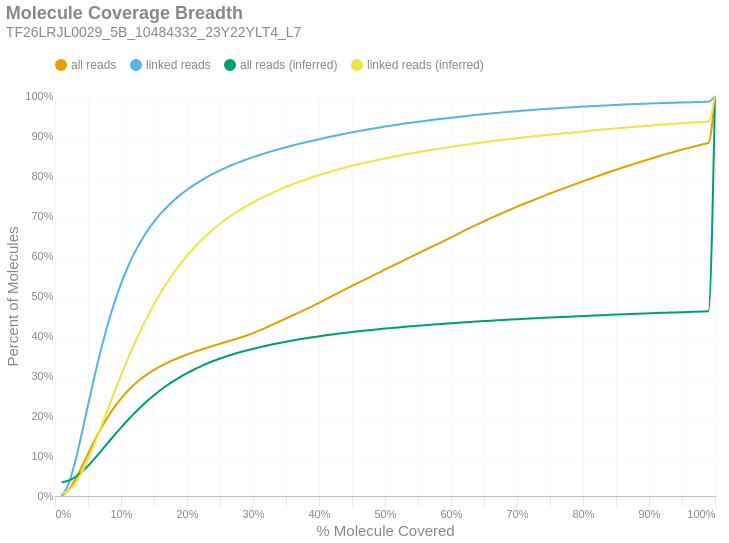

Write notebook code for a chart like this one.
### Markdown cell above
### Molecule Read Coverage
This chart shows molecule coverage breadth as computed by the number of bases aligned to that molecule. In other words, "*how much of each unique long molecule is actually sequenced/aligned?*" Keep in mind there is a distinction between sequences and alignments, since some sequences belonging to a particular molecule may not align well and wouldn't appear in the alignment data. This chart also shows molecule coverage breadth as computed by the *inferred fragment* from which the aligned sequences originate. Unlike read coverage, this calculation takes into account the total insert size, including unsequenced gaps between the forward and reverse reads. Like the previous figures, these are cumulative percents.

### Code cell
if SKIPLR:
    print_html(f"Skipped")
else:
    binned_df = consolidated_hist(valids['coverage_bp'], mask, 0.01, True)
    binned_df_inf = consolidated_hist(valids['coverage_inserts'], mask, 0.01, True)
    binned_df = binned_df.with_columns(pl.lit(binned_df_inf['all reads (cumsum)']).alias('all reads (inferred)'))
    binned_df = binned_df.with_columns(pl.lit(binned_df_inf['linked reads (cumsum)']).alias('linked reads (inferred)'))
    binned_df = binned_df.with_columns(
        (pl.col('bin').cast(pl.Float64) + 0.01).alias('right_edge')
    )

    with SafeRender(binned_df):
        (
            density_plot(binned_df, 'Molecule Coverage Breadth', samplename, 'molcov', ['all reads (inferred)','linked reads (inferred)'])
            .encode(
                #x=alt.X('bin:Q', title="% Molecule Covered").axis(format = '%').scale(padding=0),
                x=alt.X('right_edge:Q', title="% Molecule Covered").axis(format='%').scale(padding=0),
                y=alt.Y('value:Q', title='Percent of Molecules')
                    .axis(format='%')
                    .stack(False)
                    .scale(domainMin=0, padding=0),
                color=alt.Color("key:N").scale(domain = ["all reads", "linked reads", "all reads (inferred)", "linked reads (inferred)"]),
                tooltip = [
                    alt.Tooltip("key:N", title = "Data Type"),
                    alt.Tooltip("range_label:N", title="% Molecule Covered"),
                    alt.Tooltip("value:Q", format = ".2%", title="% Molecules")
                ]
            )
        ).display()

### Figure 1 — Vega-Lite specification as saved in the notebook (floating-point values rounded to 4 significant figures)
{"width": "container", "height": 400, "config": {"title": {"anchor": "start", "dy": -15, "fontSize": 18, "color": "#888888", "subtitleColor": "#888888", "subtitleFontSize": 14}, "arc": {"fill": "#0072B2"}, "axis": {"domainColor": "#888888", "domainWidth": 0.5, "gridWidth": 0.2, "grid": false, "titleFontWeight": 400, "titleFontSize": 15, "labelFontSize": 11, "labelColor": "#888888", "tickColor": "#888888", "tickWidth": 0.2, "titleColor": "#888888"}, "axisBand": {"grid": false}, "axisX": {"grid": true, "tickSize": 10, "domainCap": "round"}, "axisY": {"domain": false, "grid": true, "tickSize": 0, "domainCap": "round"}, "background": "transparent", "header": {"labelFontSize": 15, "labelColor": "#888888", "titleFontSize": 15, "titleFontWeight": 600, "titleColor": "#888888"}, "legend": {"labelFont": "sans-serif", "labelFontSize": 12, "labelColor": "#888888", "symbolSize": 100, "symbolType": "circle", "titleFontSize": 12, "titlePadding": 10, "titleColor": "#888888", "title": null, "orient": "top"}, "range": {"category": ["#E69F00", "#56B4E9", "#009E73", "#F0E442", "#0072B2", "#D55E00", "#CC79A7", "#000000"], "diverging": ["#cfe8f3", "#a2d4ec", "#73bfe2", "#46abdb", "#1696d2", "#12719e"]}, "area": {"fill": "#0072B2", "fillOpacity": 0.7, "line": true, "strokeOpacity": 0.7}, "line": {"color": "#0072B2", "stroke": "#0072B2", "strokeWidth": 2}, "trail": {"color": "#0072B2", "stroke": "#0072B2", "strokeWidth": 0, "size": 1}, "point": {"filled": true, "fillOpacity": 1.0, "size": 95}, "text": {"color": "#888888", "fontSize": 11, "align": "right", "fontWeight": 400, "size": 11}, "bar": {"fill": "#0072B2", "stroke": null}, "view": {"stroke": null, "continuousWidth": 660, "continuousHeight": 400}}, "data": {"name": "data-f8c173b26058875e03c1024921f4f6ff"}, "mark": {"type": "line", "interpolate": "monotone", "point": {"opacity": 0, "size": 275}}, "encoding": {"color": {"field": "key", "scale": {"domain": ["all reads", "linked reads", "all reads (inferred)", "linked reads (inferred)"]}, "type": "nominal"}, "tooltip": [{"field": "key", "title": "Data Type", "type": "nominal"}, {"field": "range_label", "title": "% Molecule Covered", "type": "nominal"}, {"field": "value", "format": ".2%", "title": "% Molecules", "type": "quantitative"}], "x": {"axis": {"format": "%"}, "field": "right_edge", "scale": {"padding": 0}, "title": "% Molecule Covered", "type": "quantitative"}, "y": {"axis": {"format": "%"}, "field": "value", "scale": {"domainMin": 0, "padding": 0}, "stack": false, "title": "Percent of Molecules", "type": "quantitative"}}, "params": [{"name": "param_c36ac31b6afebe62", "select": {"type": "point", "fields": ["key"]}, "bind": "legend"}], "title": {"text": "Molecule Coverage Breadth", "subtitle": "TF26LRJL0029_5B_10484332_23Y22YLT4_L7"}, "transform": [{"fold": ["all reads (cumsum)", "linked reads (cumsum)", "all reads (inferred)", "linked reads (inferred)"]}, {"calculate": "replace(datum.key, ' (cumsum)', '')", "as": "key"}, {"filter": {"param": "param_c36ac31b6afebe62"}}], "usermeta": {"embedOptions": {"downloadFileName": "TF26LRJL0029_5B_10484332_23Y22YLT4_L7.molcov"}}, "$schema": "https://vega.github.io/schema/vega-lite/v6.4.1.json", "datasets": {"data-f8c173b26058875e03c1024921f4f6ff": [{"bin": "0.0", "interval": "0.0-0.01", "all reads": 0.001003, "linked reads": 0.00157, "all reads (cumsum)": 0.001003, "linked reads (cumsum)": 0.00157, "range_label": "0.0-0.01", "all reads (inferred)": 0.03449, "linked reads (inferred)": 0.005783, "right_edge": 0.01}, {"bin": "0.01", "interval": "0.01-0.02", "all reads": 0.01275, "linked reads": 0.02609, "all reads (cumsum)": 0.01375, "linked reads (cumsum)": 0.02766, "range_label": "0.01-0.02", "all reads (inferred)": 0.03806, "linked reads (inferred)": 0.0124, "right_edge": 0.02}, {"bin": "0.02", "interval": "0.02-0.03", "all reads": 0.0255, "linked reads": 0.05464, "all reads (cumsum)": 0.03925, "linked reads (cumsum)": 0.0823, "range_label": "0.02-0.03", "all reads (inferred)": 0.04668, "linked reads (inferred)": 0.0303, "right_edge": 0.03}, {"bin": "0.03", "interval": "0.03-0.04", "all reads": 0.03215, "linked reads": 0.06998, "all reads (cumsum)": 0.07141, "linked reads (cumsum)": 0.1523, "range_label": "0.03-0.04", "all reads (inferred)": 0.05944, "linked reads (inferred)": 0.05762, "right_edge": 0.04}, {"bin": "0.04", "interval": "0.04-0.05", "all reads": 0.03396, "linked reads": 0.07435, "all reads (cumsum)": 0.1054, "linked reads (cumsum)": 0.2266, "range_label": "0.04-0.05", "all reads (inferred)": 0.07547, "linked reads (inferred)": 0.09225, "right_edge": 0.05}, {"bin": "0.05", "interval": "0.05-0.06", "all reads": 0.03352, "linked reads": 0.07357, "all reads (cumsum)": 0.1389, "linked reads (cumsum)": 0.3002, "range_label": "0.05-0.06", "all reads (inferred)": 0.09361, "linked reads (inferred)": 0.1318, "right_edge": 0.06}, {"bin": "0.06", "interval": "0.06-0.07", "all reads": 0.03085, "linked reads": 0.06776, "all reads (cumsum)": 0.1697, "linked reads (cumsum)": 0.368, "range_label": "0.06-0.07", "all reads (inferred)": 0.1129, "linked reads (inferred)": 0.1741, "right_edge": 0.07}, {"bin": "0.07", "interval": "0.07-0.08", "all reads": 0.02801, "linked reads": 0.06156, "all reads (cumsum)": 0.1977, "linked reads (cumsum)": 0.4295, "range_label": "0.07-0.08", "all reads (inferred)": 0.1326, "linked reads (inferred)": 0.2172, "right_edge": 0.08}, {"bin": "0.08", "interval": "0.08-0.09", "all reads": 0.02454, "linked reads": 0.05389, "all reads (cumsum)": 0.2223, "linked reads (cumsum)": 0.4834, "range_label": "0.08-0.09", "all reads (inferred)": 0.1521, "linked reads (inferred)": 0.2599, "right_edge": 0.09}, {"bin": "0.09", "interval": "0.09-0.1", "all reads": 0.02135, "linked reads": 0.0468, "all reads (cumsum)": 0.2436, "linked reads (cumsum)": 0.5302, "range_label": "0.09-0.1", "all reads (inferred)": 0.171, "linked reads (inferred)": 0.3016, "right_edge": 0.1}, {"bin": "0.1", "interval": "0.1-0.11", "all reads": 0.01876, "linked reads": 0.04103, "all reads (cumsum)": 0.2624, "linked reads (cumsum)": 0.5712, "range_label": "0.1-0.11", "all reads (inferred)": 0.1894, "linked reads (inferred)": 0.3418, "right_edge": 0.11}, {"bin": "0.11", "interval": "0.11-0.12", "all reads": 0.01617, "linked reads": 0.03529, "all reads (cumsum)": 0.2786, "linked reads (cumsum)": 0.6065, "range_label": "0.11-0.12", "all reads (inferred)": 0.2066, "linked reads (inferred)": 0.3797, "right_edge": 0.12}, {"bin": "0.12", "interval": "0.12-0.13", "all reads": 0.0138, "linked reads": 0.03, "all reads (cumsum)": 0.2924, "linked reads (cumsum)": 0.6365, "range_label": "0.12-0.13", "all reads (inferred)": 0.2227, "linked reads (inferred)": 0.4152, "right_edge": 0.13}, {"bin": "0.13", "interval": "0.13-0.14", "all reads": 0.01218, "linked reads": 0.02629, "all reads (cumsum)": 0.3045, "linked reads (cumsum)": 0.6628, "range_label": "0.13-0.14", "all reads (inferred)": 0.2379, "linked reads (inferred)": 0.4484, "right_edge": 0.14}, {"bin": "0.14", "interval": "0.14-0.15", "all reads": 0.01069, "linked reads": 0.02287, "all reads (cumsum)": 0.3152, "linked reads (cumsum)": 0.6857, "range_label": "0.14-0.15", "all reads (inferred)": 0.2519, "linked reads (inferred)": 0.4794, "right_edge": 0.15}, {"bin": "0.15", "interval": "0.15-0.16", "all reads": 0.009512, "linked reads": 0.0202, "all reads (cumsum)": 0.3247, "linked reads (cumsum)": 0.7059, "range_label": "0.15-0.16", "all reads (inferred)": 0.265, "linked reads (inferred)": 0.5081, "right_edge": 0.16}, {"bin": "0.16", "interval": "0.16-0.17", "all reads": 0.008313, "linked reads": 0.01742, "all reads (cumsum)": 0.3331, "linked reads (cumsum)": 0.7233, "range_label": "0.16-0.17", "all reads (inferred)": 0.2769, "linked reads (inferred)": 0.5343, "right_edge": 0.17}, {"bin": "0.17", "interval": "0.17-0.18", "all reads": 0.007527, "linked reads": 0.01556, "all reads (cumsum)": 0.3406, "linked reads (cumsum)": 0.7389, "range_label": "0.17-0.18", "all reads (inferred)": 0.2878, "linked reads (inferred)": 0.5582, "right_edge": 0.18}, {"bin": "0.18", "interval": "0.18-0.19", "all reads": 0.006909, "linked reads": 0.01394, "all reads (cumsum)": 0.3475, "linked reads (cumsum)": 0.7528, "range_label": "0.18-0.19", "all reads (inferred)": 0.298, "linked reads (inferred)": 0.5805, "right_edge": 0.19}, {"bin": "0.19", "interval": "0.19-0.2", "all reads": 0.006405, "linked reads": 0.01275, "all reads (cumsum)": 0.3539, "linked reads (cumsum)": 0.7655, "range_label": "0.19-0.2", "all reads (inferred)": 0.3072, "linked reads (inferred)": 0.6009, "right_edge": 0.2}, {"bin": "0.2", "interval": "0.2-0.21", "all reads": 0.005847, "linked reads": 0.01144, "all reads (cumsum)": 0.3597, "linked reads (cumsum)": 0.777, "range_label": "0.2-0.21", "all reads (inferred)": 0.3156, "linked reads (inferred)": 0.6193, "right_edge": 0.21}, {"bin": "0.21", "interval": "0.21-0.22", "all reads": 0.005497, "linked reads": 0.01042, "all reads (cumsum)": 0.3652, "linked reads (cumsum)": 0.7874, "range_label": "0.21-0.22", "all reads (inferred)": 0.3236, "linked reads (inferred)": 0.6368, "right_edge": 0.22}, {"bin": "0.22", "interval": "0.22-0.23", "all reads": 0.005369, "linked reads": 0.009779, "all reads (cumsum)": 0.3706, "linked reads (cumsum)": 0.7972, "range_label": "0.22-0.23", "all reads (inferred)": 0.3308, "linked reads (inferred)": 0.6524, "right_edge": 0.23}, {"bin": "0.23", "interval": "0.23-0.24", "all reads": 0.005086, "linked reads": 0.008743, "all reads (cumsum)": 0.3757, "linked reads (cumsum)": 0.8059, "range_label": "0.23-0.24", "all reads (inferred)": 0.3374, "linked reads (inferred)": 0.667, "right_edge": 0.24}, {"bin": "0.24", "interval": "0.24-0.25", "all reads": 0.005069, "linked reads": 0.008233, "all reads (cumsum)": 0.3808, "linked reads (cumsum)": 0.8142, "range_label": "0.24-0.25", "all reads (inferred)": 0.3436, "linked reads (inferred)": 0.6807, "right_edge": 0.25}, {"bin": "0.25", "interval": "0.25-0.26", "all reads": 0.004801, "linked reads": 0.007562, "all reads (cumsum)": 0.3856, "linked reads (cumsum)": 0.8217, "range_label": "0.25-0.26", "all reads (inferred)": 0.3493, "linked reads (inferred)": 0.693, "right_edge": 0.26}, {"bin": "0.26", "interval": "0.26-0.27", "all reads": 0.004898, "linked reads": 0.007024, "all reads (cumsum)": 0.3905, "linked reads (cumsum)": 0.8287, "range_label": "0.26-0.27", "all reads (inferred)": 0.3544, "linked reads (inferred)": 0.7044, "right_edge": 0.27}, {"bin": "0.27", "interval": "0.27-0.28", "all reads": 0.00515, "linked reads": 0.006368, "all reads (cumsum)": 0.3956, "linked reads (cumsum)": 0.8351, "range_label": "0.27-0.28", "all reads (inferred)": 0.3592, "linked reads (inferred)": 0.7149, "right_edge": 0.28}, {"bin": "0.28", "interval": "0.28-0.29", "all reads": 0.005613, "linked reads": 0.006075, "all reads (cumsum)": 0.4012, "linked reads (cumsum)": 0.8412, "range_label": "0.28-0.29", "all reads (inferred)": 0.3638, "linked reads (inferred)": 0.7247, "right_edge": 0.29}, {"bin": "0.29", "interval": "0.29-0.3", "all reads": 0.006066, "linked reads": 0.005931, "all reads (cumsum)": 0.4073, "linked reads (cumsum)": 0.8471, "range_label": "0.29-0.3", "all reads (inferred)": 0.3679, "linked reads (inferred)": 0.7339, "right_edge": 0.3}, {"bin": "0.3", "interval": "0.3-0.31", "all reads": 0.006657, "linked reads": 0.005494, "all reads (cumsum)": 0.4139, "linked reads (cumsum)": 0.8526, "range_label": "0.3-0.31", "all reads (inferred)": 0.372, "linked reads (inferred)": 0.7428, "right_edge": 0.31}, {"bin": "0.31", "interval": "0.31-0.32", "all reads": 0.007316, "linked reads": 0.005215, "all reads (cumsum)": 0.4213, "linked reads (cumsum)": 0.8578, "range_label": "0.31-0.32", "all reads (inferred)": 0.3757, "linked reads (inferred)": 0.7508, "right_edge": 0.32}, {"bin": "0.32", "interval": "0.32-0.33", "all reads": 0.007583, "linked reads": 0.005078, "all reads (cumsum)": 0.4288, "linked reads (cumsum)": 0.8629, "range_label": "0.32-0.33", "all reads (inferred)": 0.3792, "linked reads (inferred)": 0.7586, "right_edge": 0.33}, {"bin": "0.33", "interval": "0.33-0.34", "all reads": 0.007387, "linked reads": 0.004592, "all reads (cumsum)": 0.4362, "linked reads (cumsum)": 0.8675, "range_label": "0.33-0.34", "all reads (inferred)": 0.3826, "linked reads (inferred)": 0.7658, "right_edge": 0.34}, {"bin": "0.34", "interval": "0.34-0.35", "all reads": 0.007452, "linked reads": 0.004488, "all reads (cumsum)": 0.4437, "linked reads (cumsum)": 0.872, "range_label": "0.34-0.35", "all reads (inferred)": 0.3857, "linked reads (inferred)": 0.7727, "right_edge": 0.35}, {"bin": "0.35", "interval": "0.35-0.36", "all reads": 0.007663, "linked reads": 0.004355, "all reads (cumsum)": 0.4513, "linked reads (cumsum)": 0.8763, "range_label": "0.35-0.36", "all reads (inferred)": 0.3887, "linked reads (inferred)": 0.7792, "right_edge": 0.36}, {"bin": "0.36", "interval": "0.36-0.37", "all reads": 0.007612, "linked reads": 0.004125, "all reads (cumsum)": 0.459, "linked reads (cumsum)": 0.8805, "range_label": "0.36-0.37", "all reads (inferred)": 0.3916, "linked reads (inferred)": 0.7855, "right_edge": 0.37}, {"bin": "0.37", "interval": "0.37-0.38", "all reads": 0.007771, "linked reads": 0.003949, "all reads (cumsum)": 0.4667, "linked reads (cumsum)": 0.8844, "range_label": "0.37-0.38", "all reads (inferred)": 0.3943, "linked reads (inferred)": 0.7913, "right_edge": 0.38}, {"bin": "0.38", "interval": "0.38-0.39", "all reads": 0.007799, "linked reads": 0.003767, "all reads (cumsum)": 0.4745, "linked reads (cumsum)": 0.8882, "range_label": "0.38-0.39", "all reads (inferred)": 0.3969, "linked reads (inferred)": 0.797, "right_edge": 0.39}, {"bin": "0.39", "interval": "0.39-0.4", "all reads": 0.008251, "linked reads": 0.003879, "all reads (cumsum)": 0.4828, "linked reads (cumsum)": 0.8921, "range_label": "0.39-0.4", "all reads (inferred)": 0.3993, "linked reads (inferred)": 0.8022, "right_edge": 0.4}, {"bin": "0.4", "interval": "0.4-0.41", "all reads": 0.008525, "linked reads": 0.003708, "all reads (cumsum)": 0.4913, "linked reads (cumsum)": 0.8958, "range_label": "0.4-0.41", "all reads (inferred)": 0.4016, "linked reads (inferred)": 0.8073, "right_edge": 0.41}, {"bin": "0.41", "interval": "0.41-0.42", "all reads": 0.008839, "linked reads": 0.003527, "all reads (cumsum)": 0.5001, "linked reads (cumsum)": 0.8993, "range_label": "0.41-0.42", "all reads (inferred)": 0.4038, "linked reads (inferred)": 0.8121, "right_edge": 0.42}, {"bin": "0.42", "interval": "0.42-0.43", "all reads": 0.008551, "linked reads": 0.003369, "all reads (cumsum)": 0.5087, "linked reads (cumsum)": 0.9027, "range_label": "0.42-0.43", "all reads (inferred)": 0.406, "linked reads (inferred)": 0.8168, "right_edge": 0.43}, {"bin": "0.43", "interval": "0.43-0.44", "all reads": 0.008314, "linked reads": 0.00325, "all reads (cumsum)": 0.517, "linked reads (cumsum)": 0.9059, "range_label": "0.43-0.44", "all reads (inferred)": 0.408, "linked reads (inferred)": 0.8211, "right_edge": 0.44}, {"bin": "0.44", "interval": "0.44-0.45", "all reads": 0.008395, "linked reads": 0.00321, "all reads (cumsum)": 0.5254, "linked reads (cumsum)": 0.9091, "range_label": "0.44-0.45", "all reads (inferred)": 0.41, "linked reads (inferred)": 0.8255, "right_edge": 0.45}, {"bin": "0.45", "interval": "0.45-0.46", "all reads": 0.008116, "linked reads": 0.003068, "all reads (cumsum)": 0.5335, "linked reads (cumsum)": 0.9122, "range_label": "0.45-0.46", "all reads (inferred)": 0.4118, "linked reads (inferred)": 0.8295, "right_edge": 0.46}, {"bin": "0.46", "interval": "0.46-0.47", "all reads": 0.008062, "linked reads": 0.002907, "all reads (cumsum)": 0.5416, "linked reads (cumsum)": 0.9151, "range_label": "0.46-0.47", "all reads (inferred)": 0.4135, "linked reads (inferred)": 0.8332, "right_edge": 0.47}, {"bin": "0.47", "interval": "0.47-0.48", "all reads": 0.008103, "linked reads": 0.002898, "all reads (cumsum)": 0.5497, "linked reads (cumsum)": 0.918, "range_label": "0.47-0.48", "all reads (inferred)": 0.4152, "linked reads (inferred)": 0.8369, "right_edge": 0.48}, {"bin": "0.48", "interval": "0.48-0.49", "all reads": 0.007901, "linked reads": 0.002761, "all reads (cumsum)": 0.5576, "linked reads (cumsum)": 0.9208, "range_label": "0.48-0.49", "all reads (inferred)": 0.4169, "linked reads (inferred)": 0.8405, "right_edge": 0.49}, {"bin": "0.49", "interval": "0.49-0.5", "all reads": 0.008889, "linked reads": 0.00273, "all reads (cumsum)": 0.5665, "linked reads (cumsum)": 0.9235, "range_label": "0.49-0.5", "all reads (inferred)": 0.4186, "linked reads (inferred)": 0.8441, "right_edge": 0.5}, {"bin": "0.5", "interval": "0.5-0.51", "all reads": 0.007642, "linked reads": 0.002582, "all reads (cumsum)": 0.5741, "linked reads (cumsum)": 0.9261, "range_label": "0.5-0.51", "all reads (inferred)": 0.4201, "linked reads (inferred)": 0.8473, "right_edge": 0.51}, {"bin": "0.51", "interval": "0.51-0.52", "all reads": 0.008305, "linked reads": 0.002648, "all reads (cumsum)": 0.5824, "linked reads (cumsum)": 0.9287, "range_label": "0.51-0.52", "all reads (inferred)": 0.4215, "linked reads (inferred)": 0.8505, "right_edge": 0.52}, {"bin": "0.52", "interval": "0.52-0.53", "all reads": 0.008005, "linked reads": 0.002384, "all reads (cumsum)": 0.5904, "linked reads (cumsum)": 0.9311, "range_label": "0.52-0.53", "all reads (inferred)": 0.423, "linked reads (inferred)": 0.8536, "right_edge": 0.53}, {"bin": "0.53", "interval": "0.53-0.54", "all reads": 0.008072, "linked reads": 0.002223, "all reads (cumsum)": 0.5985, "linked reads (cumsum)": 0.9333, "range_label": "0.53-0.54", "all reads (inferred)": 0.4244, "linked reads (inferred)": 0.8567, "right_edge": 0.54}, {"bin": "0.54", "interval": "0.54-0.55", "all reads": 0.007935, "linked reads": 0.002232, "all reads (cumsum)": 0.6064, "linked reads (cumsum)": 0.9356, "range_label": "0.54-0.55", "all reads (inferred)": 0.4257, "linked reads (inferred)": 0.8596, "right_edge": 0.55}, {"bin": "0.55", "interval": "0.55-0.56", "all reads": 0.008156, "linked reads": 0.002236, "all reads (cumsum)": 0.6146, "linked reads (cumsum)": 0.9378, "range_label": "0.55-0.56", "all reads (inferred)": 0.427, "linked reads (inferred)": 0.8624, "right_edge": 0.56}, {"bin": "0.56", "interval": "0.56-0.57", "all reads": 0.007889, "linked reads": 0.002171, "all reads (cumsum)": 0.6225, "linked reads (cumsum)": 0.94, "range_label": "0.56-0.57", "all reads (inferred)": 0.4283, "linked reads (inferred)": 0.8651, "right_edge": 0.57}, {"bin": "0.57", "interval": "0.57-0.58", "all reads": 0.007732, "linked reads": 0.001987, "all reads (cumsum)": 0.6302, "linked reads (cumsum)": 0.9419, "range_label": "0.57-0.58", "all reads (inferred)": 0.4295, "linked reads (inferred)": 0.8677, "right_edge": 0.58}, {"bin": "0.58", "interval": "0.58-0.59", "all reads": 0.008094, "linked reads": 0.001925, "all reads (cumsum)": 0.6383, "linked reads (cumsum)": 0.9439, "range_label": "0.58-0.59", "all reads (inferred)": 0.4307, "linked reads (inferred)": 0.8703, "right_edge": 0.59}, {"bin": "0.59", "interval": "0.59-0.6", "all reads": 0.008236, "linked reads": 0.001859, "all reads (cumsum)": 0.6465, "linked reads (cumsum)": 0.9457, "range_label": "0.59-0.6", "all reads (inferred)": 0.4319, "linked reads (inferred)": 0.8729, "right_edge": 0.6}, {"bin": "0.6", "interval": "0.6-0.61", "all reads": 0.008154, "linked reads": 0.001861, "all reads (cumsum)": 0.6547, "linked reads (cumsum)": 0.9476, "range_label": "0.6-0.61", "all reads (inferred)": 0.4331, "linked reads (inferred)": 0.8754, "right_edge": 0.61}, {"bin": "0.61", "interval": "0.61-0.62", "all reads": 0.008477, "linked reads": 0.001826, "all reads (cumsum)": 0.6632, "linked reads (cumsum)": 0.9494, "range_label": "0.61-0.62", "all reads (inferred)": 0.4342, "linked reads (inferred)": 0.8778, "right_edge": 0.62}, {"bin": "0.62", "interval": "0.62-0.63", "all reads": 0.008172, "linked reads": 0.001883, "all reads (cumsum)": 0.6713, "linked reads (cumsum)": 0.9513, "range_label": "0.62-0.63", "all reads (inferred)": 0.4353, "linked reads (inferred)": 0.8801, "right_edge": 0.63}, {"bin": "0.63", "interval": "0.63-0.64", "all reads": 0.007916, "linked reads": 0.001755, "all reads (cumsum)": 0.6793, "linked reads (cumsum)": 0.9531, "range_label": "0.63-0.64", "all reads (inferred)": 0.4363, "linked reads (inferred)": 0.8823, "right_edge": 0.64}, {"bin": "0.64", "interval": "0.64-0.65", "all reads": 0.007654, "linked reads": 0.00164, "all reads (cumsum)": 0.6869, "linked reads (cumsum)": 0.9547, "range_label": "0.64-0.65", "all reads (inferred)": 0.4373, "linked reads (inferred)": 0.8845, "right_edge": 0.65}, {"bin": "0.65", "interval": "0.65-0.66", "all reads": 0.007801, "linked reads": 0.001607, "all reads (cumsum)": 0.6947, "linked reads (cumsum)": 0.9563, "range_label": "0.65-0.66", "all reads (inferred)": 0.4383, "linked reads (inferred)": 0.8867, "right_edge": 0.66}, {"bin": "0.66", "interval": "0.66-0.67", "all reads": 0.007104, "linked reads": 0.001452, "all reads (cumsum)": 0.7018, "linked reads (cumsum)": 0.9578, "range_label": "0.66-0.67", "all reads (inferred)": 0.4392, "linked reads (inferred)": 0.8887, "right_edge": 0.67}, {"bin": "0.67", "interval": "0.67-0.68", "all reads": 0.00723, "linked reads": 0.001477, "all reads (cumsum)": 0.709, "linked reads (cumsum)": 0.9592, "range_label": "0.67-0.68", "all reads (inferred)": 0.4402, "linked reads (inferred)": 0.8906, "right_edge": 0.68}, {"bin": "0.68", "interval": "0.68-0.69", "all reads": 0.007153, "linked reads": 0.00144, "all reads (cumsum)": 0.7162, "linked reads (cumsum)": 0.9607, "range_label": "0.68-0.69", "all reads (inferred)": 0.4411, "linked reads (inferred)": 0.8927, "right_edge": 0.69}, {"bin": "0.69", "interval": "0.69-0.7", "all reads": 0.007056, "linked reads": 0.001436, "all reads (cumsum)": 0.7233, "linked reads (cumsum)": 0.9621, "range_label": "0.69-0.7", "all reads (inferred)": 0.442, "linked reads (inferred)": 0.8946, "right_edge": 0.7}, {"bin": "0.7", "interval": "0.7-0.71", "all reads": 0.006726, "linked reads": 0.00137, "all reads (cumsum)": 0.73, "linked reads (cumsum)": 0.9635, "range_label": "0.7-0.71", "all reads (inferred)": 0.4429, "linked reads (inferred)": 0.8964, "right_edge": 0.71}, {"bin": "0.71", "interval": "0.71-0.72", "all reads": 0.00659, "linked reads": 0.00136, "all reads (cumsum)": 0.7366, "linked reads (cumsum)": 0.9648, "range_label": "0.71-0.72", "all reads (inferred)": 0.4437, "linked reads (inferred)": 0.8982, "right_edge": 0.72}, {"bin": "0.72", "interval": "0.72-0.73", "all reads": 0.006728, "linked reads": 0.001228, "all reads (cumsum)": 0.7433, "linked reads (cumsum)": 0.9661, "range_label": "0.72-0.73", "all reads (inferred)": 0.4445, "linked reads (inferred)": 0.8999, "right_edge": 0.73}, {"bin": "0.73", "interval": "0.73-0.74", "all reads": 0.006363, "linked reads": 0.00122, "all reads (cumsum)": 0.7497, "linked reads (cumsum)": 0.9673, "range_label": "0.73-0.74", "all reads (inferred)": 0.4453, "linked reads (inferred)": 0.9016, "right_edge": 0.74}, {"bin": "0.74", "interval": "0.74-0.75", "all reads": 0.006663, "linked reads": 0.001114, "all reads (cumsum)": 0.7563, "linked reads (cumsum)": 0.9684, "range_label": "0.74-0.75", "all reads (inferred)": 0.4461, "linked reads (inferred)": 0.9033, "right_edge": 0.75}, {"bin": "0.75", "interval": "0.75-0.76", "all reads": 0.006108, "linked reads": 0.001087, "all reads (cumsum)": 0.7624, "linked reads (cumsum)": 0.9695, "range_label": "0.75-0.76", "all reads (inferred)": 0.4469, "linked reads (inferred)": 0.905, "right_edge": 0.76}, {"bin": "0.76", "interval": "0.76-0.77", "all reads": 0.006122, "linked reads": 0.001045, "all reads (cumsum)": 0.7686, "linked reads (cumsum)": 0.9705, "range_label": "0.76-0.77", "all reads (inferred)": 0.4477, "linked reads (inferred)": 0.9066, "right_edge": 0.77}, {"bin": "0.77", "interval": "0.77-0.78", "all reads": 0.006126, "linked reads": 0.0009914, "all reads (cumsum)": 0.7747, "linked reads (cumsum)": 0.9715, "range_label": "0.77-0.78", "all reads (inferred)": 0.4484, "linked reads (inferred)": 0.9082, "right_edge": 0.78}, {"bin": "0.78", "interval": "0.78-0.79", "all reads": 0.006036, "linked reads": 0.0009467, "all reads (cumsum)": 0.7807, "linked reads (cumsum)": 0.9725, "range_label": "0.78-0.79", "all reads (inferred)": 0.4492, "linked reads (inferred)": 0.9098, "right_edge": 0.79}, {"bin": "0.79", "interval": "0.79-0.8", "all reads": 0.006287, "linked reads": 0.00102, "all reads (cumsum)": 0.787, "linked reads (cumsum)": 0.9735, "range_label": "0.79-0.8", "all reads (inferred)": 0.45, "linked reads (inferred)": 0.9115, "right_edge": 0.8}, {"bin": "0.8", "interval": "0.8-0.81", "all reads": 0.005602, "linked reads": 0.0008737, "all reads (cumsum)": 0.7926, "linked reads (cumsum)": 0.9744, "range_label": "0.8-0.81", "all reads (inferred)": 0.4507, "linked reads (inferred)": 0.9131, "right_edge": 0.81}, {"bin": "0.81", "interval": "0.81-0.82", "all reads": 0.005855, "linked reads": 0.0009407, "all reads (cumsum)": 0.7985, "linked reads (cumsum)": 0.9753, "range_label": "0.81-0.82", "all reads (inferred)": 0.4514, "linked reads (inferred)": 0.9146, "right_edge": 0.82}, {"bin": "0.82", "interval": "0.82-0.83", "all reads": 0.005822, "linked reads": 0.0008096, "all reads (cumsum)": 0.8043, "linked reads (cumsum)": 0.9761, "range_label": "0.82-0.83", "all reads (inferred)": 0.4521, "linked reads (inferred)": 0.9161, "right_edge": 0.83}, {"bin": "0.83", "interval": "0.83-0.84", "all reads": 0.005713, "linked reads": 0.0009318, "all reads (cumsum)": 0.81, "linked reads (cumsum)": 0.977, "range_label": "0.83-0.84", "all reads (inferred)": 0.4528, "linked reads (inferred)": 0.9176, "right_edge": 0.84}, {"bin": "0.84", "interval": "0.84-0.85", "all reads": 0.005509, "linked reads": 0.0007246, "all reads (cumsum)": 0.8155, "linked reads (cumsum)": 0.9778, "range_label": "0.84-0.85", "all reads (inferred)": 0.4535, "linked reads (inferred)": 0.9191, "right_edge": 0.85}, {"bin": "0.85", "interval": "0.85-0.86", "all reads": 0.005573, "linked reads": 0.0007812, "all reads (cumsum)": 0.8211, "linked reads (cumsum)": 0.9786, "range_label": "0.85-0.86", "all reads (inferred)": 0.4542, "linked reads (inferred)": 0.9206, "right_edge": 0.86}, {"bin": "0.86", "interval": "0.86-0.87", "all reads": 0.005235, "linked reads": 0.0007216, "all reads (cumsum)": 0.8263, "linked reads (cumsum)": 0.9793, "range_label": "0.86-0.87", "all reads (inferred)": 0.4548, "linked reads (inferred)": 0.9219, "right_edge": 0.87}, {"bin": "0.87", "interval": "0.87-0.88", "all reads": 0.005314, "linked reads": 0.0006411, "all reads (cumsum)": 0.8316, "linked reads (cumsum)": 0.9799, "range_label": "0.87-0.88", "all reads (inferred)": 0.4554, "linked reads (inferred)": 0.9232, "right_edge": 0.88}, {"bin": "0.88", "interval": "0.88-0.89", "all reads": 0.005069, "linked reads": 0.00058, "all reads (cumsum)": 0.8367, "linked reads (cumsum)": 0.9805, "range_label": "0.88-0.89", "all reads (inferred)": 0.4561, "linked reads (inferred)": 0.9246, "right_edge": 0.89}, {"bin": "0.89", "interval": "0.89-0.9", "all reads": 0.005255, "linked reads": 0.0006172, "all reads (cumsum)": 0.842, "linked reads (cumsum)": 0.9811, "range_label": "0.89-0.9", "all reads (inferred)": 0.4567, "linked reads (inferred)": 0.9259, "right_edge": 0.9}, {"bin": "0.9", "interval": "0.9-0.91", "all reads": 0.004759, "linked reads": 0.0005859, "all reads (cumsum)": 0.8467, "linked reads (cumsum)": 0.9817, "range_label": "0.9-0.91", "all reads (inferred)": 0.4573, "linked reads (inferred)": 0.9272, "right_edge": 0.91}, {"bin": "0.91", "interval": "0.91-0.92", "all reads": 0.00538, "linked reads": 0.0005889, "all reads (cumsum)": 0.8521, "linked reads (cumsum)": 0.9823, "range_label": "0.91-0.92", "all reads (inferred)": 0.4579, "linked reads (inferred)": 0.9285, "right_edge": 0.92}, {"bin": "0.92", "interval": "0.92-0.93", "all reads": 0.004492, "linked reads": 0.0005188, "all reads (cumsum)": 0.8566, "linked reads (cumsum)": 0.9828, "range_label": "0.92-0.93", "all reads (inferred)": 0.4585, "linked reads (inferred)": 0.9297, "right_edge": 0.93}, {"bin": "0.93", "interval": "0.93-0.94", "all reads": 0.004759, "linked reads": 0.0005114, "all reads (cumsum)": 0.8613, "linked reads (cumsum)": 0.9833, "range_label": "0.93-0.94", "all reads (inferred)": 0.459, "linked reads (inferred)": 0.9308, "right_edge": 0.94}, {"bin": "0.94", "interval": "0.94-0.95", "all reads": 0.004867, "linked reads": 0.0005561, "all reads (cumsum)": 0.8662, "linked reads (cumsum)": 0.9839, "range_label": "0.94-0.95", "all reads (inferred)": 0.4596, "linked reads (inferred)": 0.9319, "right_edge": 0.95}, {"bin": "0.95", "interval": "0.95-0.96", "all reads": 0.003933, "linked reads": 0.0004786, "all reads (cumsum)": 0.8701, "linked reads (cumsum)": 0.9844, "range_label": "0.95-0.96", "all reads (inferred)": 0.4601, "linked reads (inferred)": 0.933, "right_edge": 0.96}, {"bin": "0.96", "interval": "0.96-0.97", "all reads": 0.004284, "linked reads": 0.0004338, "all reads (cumsum)": 0.8744, "linked reads (cumsum)": 0.9848, "range_label": "0.96-0.97", "all reads (inferred)": 0.4606, "linked reads (inferred)": 0.9341, "right_edge": 0.97}, {"bin": "0.97", "interval": "0.97-0.98", "all reads": 0.004266, "linked reads": 0.0004696, "all reads (cumsum)": 0.8787, "linked reads (cumsum)": 0.9853, "range_label": "0.97-0.98", "all reads (inferred)": 0.4612, "linked reads (inferred)": 0.9352, "right_edge": 0.98}, {"bin": "0.98", "interval": "0.98-0.99", "all reads": 0.003935, "linked reads": 0.0004637, "all reads (cumsum)": 0.8826, "linked reads (cumsum)": 0.9857, "range_label": "0.98-0.99", "all reads (inferred)": 0.4618, "linked reads (inferred)": 0.9365, "right_edge": 0.99}, {"bin": "0.99", "interval": "0.99-1.0", "all reads": 0.1174, "linked reads": 0.01428, "all reads (cumsum)": 1.0, "linked reads (cumsum)": 1.0, "range_label": "0.99-1.0", "all reads (inferred)": 1.0, "linked reads (inferred)": 1.0, "right_edge": 1.0}]}}
